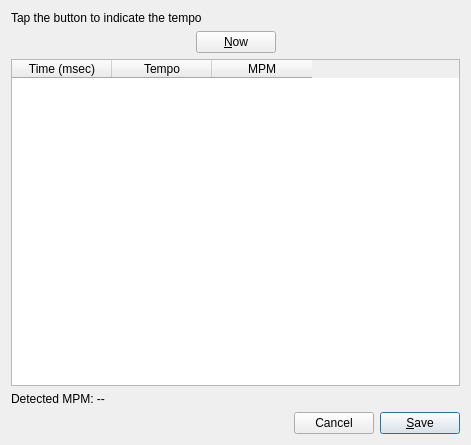
<?xml version="1.0" encoding="UTF-8"?>
<ui version="4.0">
 <class>DlgTapTempo</class>
 <widget class="QDialog" name="DlgTapTempo">
  <property name="geometry">
   <rect>
    <x>0</x>
    <y>0</y>
    <width>471</width>
    <height>445</height>
   </rect>
  </property>
  <property name="windowTitle">
   <string>SkauTan: Tap tempo</string>
  </property>
  <layout class="QVBoxLayout" name="verticalLayout">
   <item>
    <widget class="QLabel" name="label">
     <property name="text">
      <string>Tap the button to indicate the tempo</string>
     </property>
    </widget>
   </item>
   <item>
    <layout class="QHBoxLayout" name="horizontalLayout_2">
     <item>
      <spacer name="horizontalSpacer_2">
       <property name="orientation">
        <enum>Qt::Horizontal</enum>
       </property>
       <property name="sizeHint" stdset="0">
        <size>
         <width>40</width>
         <height>20</height>
        </size>
       </property>
      </spacer>
     </item>
     <item>
      <widget class="QPushButton" name="btnNow">
       <property name="text">
        <string>&amp;Now</string>
       </property>
      </widget>
     </item>
     <item>
      <spacer name="horizontalSpacer_3">
       <property name="orientation">
        <enum>Qt::Horizontal</enum>
       </property>
       <property name="sizeHint" stdset="0">
        <size>
         <width>40</width>
         <height>20</height>
        </size>
       </property>
      </spacer>
     </item>
    </layout>
   </item>
   <item>
    <widget class="QTableWidget" name="twMeasures">
     <property name="editTriggers">
      <set>QAbstractItemView::NoEditTriggers</set>
     </property>
     <property name="selectionMode">
      <enum>QAbstractItemView::NoSelection</enum>
     </property>
     <column>
      <property name="text">
       <string>Time (msec)</string>
      </property>
     </column>
     <column>
      <property name="text">
       <string>Tempo</string>
      </property>
     </column>
     <column>
      <property name="text">
       <string>MPM</string>
      </property>
     </column>
    </widget>
   </item>
   <item>
    <widget class="QLabel" name="lblDetectionResults">
     <property name="text">
      <string>Detected MPM: --</string>
     </property>
    </widget>
   </item>
   <item>
    <layout class="QHBoxLayout" name="horizontalLayout">
     <item>
      <spacer name="horizontalSpacer">
       <property name="orientation">
        <enum>Qt::Horizontal</enum>
       </property>
       <property name="sizeHint" stdset="0">
        <size>
         <width>40</width>
         <height>20</height>
        </size>
       </property>
      </spacer>
     </item>
     <item>
      <widget class="QPushButton" name="btnCancel">
       <property name="text">
        <string>Cancel</string>
       </property>
      </widget>
     </item>
     <item>
      <widget class="QPushButton" name="btnSave">
       <property name="text">
        <string>&amp;Save</string>
       </property>
       <property name="default">
        <bool>true</bool>
       </property>
      </widget>
     </item>
    </layout>
   </item>
  </layout>
 </widget>
 <resources/>
 <connections/>
</ui>
